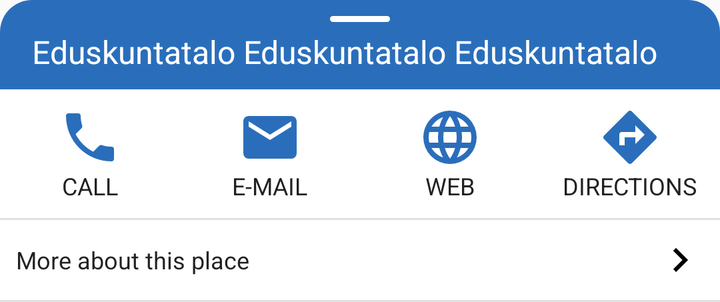
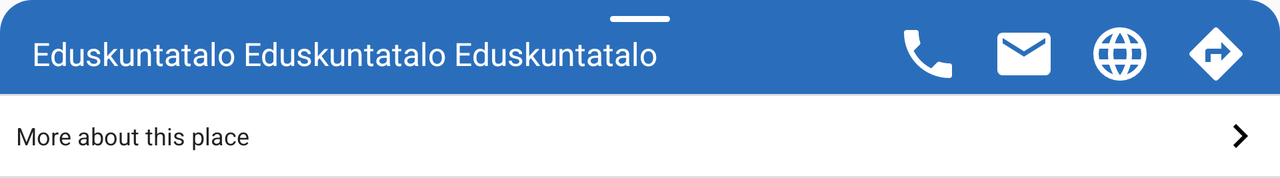

One screen, two layout resources from the same app: the default and the repository's alternative for another configuration. Each is rendered where Android would select it; the XML of both is given below.
<!-- AndroidManifest.xml: application theme AppTheme.NoActionBar -->
<!-- res/layout/view_bottom_sheet_header.xml -->
<?xml version="1.0" encoding="utf-8"?>
<LinearLayout xmlns:android="http://schemas.android.com/apk/res/android"
    xmlns:app="http://schemas.android.com/apk/res-auto"
    xmlns:tools="http://schemas.android.com/tools"
    android:id="@+id/view_peek"
    android:layout_width="match_parent"
    android:layout_height="wrap_content"
    android:background="@android:color/transparent"
    android:orientation="vertical">

    <TextView
        android:id="@+id/text_name"
        style="@style/BottomSheetHeaderTitle"
        android:layout_width="match_parent"
        android:layout_height="wrap_content"
        android:drawableTop="@drawable/background_bottom_sheet_more"
        android:drawablePadding="@dimen/margin_small"
        android:minHeight="@dimen/bottom_sheet_header_min_height"
        android:paddingTop="@dimen/margin"
        android:paddingBottom="@dimen/margin"
        tools:text="Eduskuntatalo Eduskuntatalo Eduskuntatalo" />

    <LinearLayout
        android:layout_width="match_parent"
        android:layout_height="wrap_content"
        android:background="@android:color/white"
        android:orientation="vertical">

        <LinearLayout
            android:id="@+id/layout_actions"
            android:layout_width="match_parent"
            android:layout_height="wrap_content"
            android:layout_marginTop="8dp"
            android:orientation="horizontal">

            
            <LinearLayout
                android:id="@+id/layout_action_phone"
                style="@style/BottomSheetActionLayout"
                tools:ignore="UseCompoundDrawables">

                <ImageView
                    style="@style/BottomSheetActionImage"
                    android:contentDescription="@null"
                    app:srcCompat="@drawable/ic_phone" />

                <TextView
                    style="@style/BottomSheetActionText"
                    android:text="@string/bottom_sheet_action_call" />

            </LinearLayout>

            
            <LinearLayout
                android:id="@+id/layout_action_email"
                style="@style/BottomSheetActionLayout"
                tools:ignore="UseCompoundDrawables">

                <ImageView
                    style="@style/BottomSheetActionImage"
                    android:contentDescription="@null"
                    app:srcCompat="@drawable/ic_email" />

                <TextView
                    style="@style/BottomSheetActionText"
                    android:text="@string/bottom_sheet_action_e_mail" />

            </LinearLayout>

            
            <LinearLayout
                android:id="@+id/layout_action_web"
                style="@style/BottomSheetActionLayout"
                tools:ignore="UseCompoundDrawables">

                <ImageView
                    style="@style/BottomSheetActionImage"
                    android:contentDescription="@null"
                    app:srcCompat="@drawable/ic_web" />

                <TextView
                    style="@style/BottomSheetActionText"
                    android:text="@string/bottom_sheet_action_web" />

            </LinearLayout>

            
            <LinearLayout
                android:id="@+id/layout_action_directions"
                style="@style/BottomSheetActionLayout"
                tools:ignore="UseCompoundDrawables">

                <ImageView
                    style="@style/BottomSheetActionImage"
                    android:contentDescription="@null"
                    app:srcCompat="@drawable/ic_directions" />

                <TextView
                    style="@style/BottomSheetActionText"
                    android:text="@string/bottom_sheet_action_directions" />

            </LinearLayout>

        </LinearLayout>

        <View
            android:id="@+id/view_divider_top"
            style="@style/Divider"
            android:layout_marginTop="8dp" />

        
        <LinearLayout
            android:id="@+id/layout_more"
            android:layout_width="match_parent"
            android:layout_height="wrap_content"
            android:background="?android:attr/selectableItemBackground"
            android:clickable="true"
            android:focusable="true"
            android:orientation="horizontal"
            android:padding="8dp">

            <TextView
                android:layout_width="0dp"
                android:layout_height="wrap_content"
                android:layout_gravity="center_vertical"
                android:layout_weight="1"
                android:gravity="center_vertical"
                android:text="@string/bottom_sheet_more"
                android:textSize="12sp" />

            <ImageView
                android:id="@+id/image_more_chevron"
                android:layout_width="wrap_content"
                android:layout_height="wrap_content"
                android:contentDescription="@null"
                app:srcCompat="@drawable/ic_chevron_right" />

        </LinearLayout>

        <View
            android:id="@+id/view_divider_bottom"
            style="@style/Divider" />

    </LinearLayout>

</LinearLayout>
<!-- resources referenced by this layout -->
<resources>
  <dimen name="bottom_sheet_header_min_height">40dp</dimen>
  <dimen name="margin">8dp</dimen>
  <dimen name="margin_small">4dp</dimen>
  <!-- drawable ic_chevron_right (drawable) -->
  <vector xmlns:android="http://schemas.android.com/apk/res/android"
      android:width="24dp"
      android:height="24dp"
      android:viewportHeight="24"
      android:viewportWidth="24">
      <path
          android:fillColor="#000"
          android:pathData="M8.59,16.58L13.17,12L8.59,7.41L10,6L16,12L10,18L8.59,16.58Z" />
  </vector>
  <!-- drawable ic_email (drawable) -->
  <vector xmlns:android="http://schemas.android.com/apk/res/android"
      android:width="32dp"
      android:height="32dp"
      android:viewportHeight="24"
      android:viewportWidth="24">
      <path
          android:fillColor="#000"
          android:pathData="M20,8L12,13L4,8V6L12,11L20,6M20,4H4C2.89,4 2,4.89 2,6V18A2,2 0 0,0 4,20H20A2,2 0 0,0 22,18V6C22,4.89 21.1,4 20,4Z" />
  </vector>
  <string name="bottom_sheet_action_call">CALL</string>
  <string name="bottom_sheet_action_directions">DIRECTIONS</string>
  <string name="bottom_sheet_action_e_mail">E-MAIL</string>
  <string name="bottom_sheet_action_web">WEB</string>
  <string name="bottom_sheet_more">More about this place</string>
  <style name="BottomSheetActionImage">
          <item name="android:layout_width">wrap_content</item>
          <item name="android:layout_height">wrap_content</item>
          <item name="android:layout_gravity">center_horizontal</item>
          <item name="android:tint">@color/colorPrimaryDark</item>
      </style>
  <style name="BottomSheetActionLayout">
          <item name="android:layout_width">0dp</item>
          <item name="android:layout_weight">1</item>
          <item name="android:layout_height">wrap_content</item>
          <item name="android:background">?android:attr/selectableItemBackground</item>
          <item name="android:clickable">true</item>
          <item name="android:focusable">true</item>
          <item name="android:orientation">vertical</item>
      </style>
  <style name="BottomSheetActionText">
          <item name="android:layout_width">wrap_content</item>
          <item name="android:layout_height">wrap_content</item>
          <item name="android:layout_gravity">center_horizontal</item>
          <item name="android:textSize">12sp</item>
      </style>
  <style name="BottomSheetHeaderTitle">
          <item name="android:background">@drawable/background_bottom_sheet_header</item>
          <item name="android:gravity">center_vertical|start</item>
          <item name="android:paddingEnd">16dp</item>
          <item name="android:paddingStart">16dp</item>
          <item name="android:textColor">@android:color/white</item>
          <item name="android:textSize">16sp</item>
      </style>
  <style name="Divider">
          <item name="android:layout_width">match_parent</item>
          <item name="android:layout_height">1dp</item>
          <item name="android:background">?android:attr/listDivider</item>
      </style>
  <style name="AppTheme.NoActionBar">
          <item name="windowActionBar">false</item>
          <item name="windowNoTitle">true</item>
      </style>
  <dimen name="bottom_sheet_corner_radius">16dp</dimen>
  <dimen name="bottom_sheet_more_width">30dp</dimen>
  <dimen name="bottom_sheet_more_height">3dp</dimen>
  <color name="colorPrimaryDark">#2a6ebb</color>
  <!-- drawable background_bottom_sheet_header (drawable) -->
  <?xml version="1.0" encoding="utf-8"?>
  <shape xmlns:android="http://schemas.android.com/apk/res/android"
      android:shape="rectangle">
  
      <corners
          android:topLeftRadius="@dimen/bottom_sheet_corner_radius"
          android:topRightRadius="@dimen/bottom_sheet_corner_radius" />
  
      <solid android:color="@color/colorPrimary" />
  
  </shape>
  <color name="colorPrimary">#2a6ebb</color>
</resources>
<!-- res/layout-land/view_bottom_sheet_header.xml (the repository's variant of the layout above) -->
<!-- drawn on the phone turned sideways -->
<?xml version="1.0" encoding="utf-8"?>
<LinearLayout xmlns:android="http://schemas.android.com/apk/res/android"
    xmlns:app="http://schemas.android.com/apk/res-auto"
    xmlns:tools="http://schemas.android.com/tools"
    android:id="@+id/view_peek"
    android:layout_width="match_parent"
    android:layout_height="wrap_content"
    android:orientation="vertical">

    <LinearLayout
        android:layout_width="match_parent"
        android:layout_height="wrap_content"
        android:background="@drawable/background_bottom_sheet_header"
        android:gravity="center"
        android:minHeight="@dimen/bottom_sheet_header_min_height"
        android:orientation="vertical">

        <View
            android:layout_width="@dimen/bottom_sheet_more_width"
            android:layout_height="@dimen/bottom_sheet_more_height"
            android:layout_marginTop="@dimen/margin"
            android:background="@drawable/background_bottom_sheet_more" />

        <LinearLayout
            android:id="@+id/layout_actions"
            android:layout_width="match_parent"
            android:layout_height="wrap_content"
            android:layout_marginBottom="@dimen/margin_small"
            android:gravity="center"
            android:orientation="horizontal"
            android:paddingEnd="8dp"
            tools:ignore="RtlSymmetry">

            <TextView
                android:id="@+id/text_name"
                android:layout_width="0dp"
                android:layout_height="wrap_content"
                android:layout_weight="1"
                android:ellipsize="end"
                android:lines="1"
                android:paddingStart="16dp"
                android:paddingEnd="16dp"
                android:singleLine="true"
                android:textColor="@android:color/white"
                android:textSize="16sp"
                tools:text="Eduskuntatalo Eduskuntatalo Eduskuntatalo" />

            <ImageView
                android:id="@+id/layout_action_phone"
                style="@style/ActionItemLandscape"
                android:layout_width="wrap_content"
                android:layout_height="wrap_content"
                android:contentDescription="@null"
                app:srcCompat="@drawable/ic_phone" />

            <ImageView
                android:id="@+id/layout_action_email"
                style="@style/ActionItemLandscape"
                android:layout_width="wrap_content"
                android:layout_height="wrap_content"
                android:contentDescription="@null"
                app:srcCompat="@drawable/ic_email" />

            <ImageView
                android:id="@+id/layout_action_web"
                style="@style/ActionItemLandscape"
                android:layout_width="wrap_content"
                android:layout_height="wrap_content"
                android:contentDescription="@null"
                app:srcCompat="@drawable/ic_web" />

            <ImageView
                android:id="@+id/layout_action_directions"
                style="@style/ActionItemLandscape"
                android:layout_width="wrap_content"
                android:layout_height="wrap_content"
                android:contentDescription="@null"
                app:srcCompat="@drawable/ic_directions" />

        </LinearLayout>

    </LinearLayout>

    <LinearLayout
        android:layout_width="match_parent"
        android:layout_height="wrap_content"
        android:background="@android:color/white"
        android:orientation="vertical">

        <View
            android:id="@+id/view_divider_top"
            style="@style/Divider"
            app:layout_constraintTop_toBottomOf="@id/layout_actions" />

        
        <LinearLayout
            android:id="@+id/layout_more"
            android:layout_width="match_parent"
            android:layout_height="wrap_content"
            android:background="?android:attr/selectableItemBackground"
            android:clickable="true"
            android:focusable="true"
            android:orientation="horizontal"
            android:padding="8dp"
            app:layout_constraintTop_toBottomOf="@id/view_divider_top">

            <TextView
                android:layout_width="0dp"
                android:layout_height="wrap_content"
                android:layout_gravity="center_vertical"
                android:layout_weight="1"
                android:gravity="center_vertical"
                android:text="@string/bottom_sheet_more"
                android:textSize="12sp" />

            <ImageView
                android:id="@+id/image_more_chevron"
                android:layout_width="wrap_content"
                android:layout_height="wrap_content"
                android:contentDescription="@null"
                app:srcCompat="@drawable/ic_chevron_right" />

        </LinearLayout>

        <View
            android:id="@+id/view_divider_bottom"
            style="@style/Divider"
            app:layout_constraintTop_toBottomOf="@id/layout_more" />

    </LinearLayout>

</LinearLayout>
<!-- resources referenced by the variant -->
<!-- as the phone turned sideways resolves them -->
<resources>
  <dimen name="bottom_sheet_header_min_height">40dp</dimen>
  <dimen name="bottom_sheet_more_height">3dp</dimen>
  <dimen name="bottom_sheet_more_width">30dp</dimen>
  <dimen name="margin">8dp</dimen>
  <dimen name="margin_small">4dp</dimen>
  <!-- drawable background_bottom_sheet_header (drawable) -->
  <?xml version="1.0" encoding="utf-8"?>
  <shape xmlns:android="http://schemas.android.com/apk/res/android"
      android:shape="rectangle">
  
      <corners
          android:topLeftRadius="@dimen/bottom_sheet_corner_radius"
          android:topRightRadius="@dimen/bottom_sheet_corner_radius" />
  
      <solid android:color="@color/colorPrimary" />
  
  </shape>
  <!-- drawable ic_chevron_right (drawable) -->
  <vector xmlns:android="http://schemas.android.com/apk/res/android"
      android:width="24dp"
      android:height="24dp"
      android:viewportHeight="24"
      android:viewportWidth="24">
      <path
          android:fillColor="#000"
          android:pathData="M8.59,16.58L13.17,12L8.59,7.41L10,6L16,12L10,18L8.59,16.58Z" />
  </vector>
  <!-- drawable ic_directions (drawable) -->
  <vector xmlns:android="http://schemas.android.com/apk/res/android"
      android:width="32dp"
      android:height="32dp"
      android:viewportHeight="24"
      android:viewportWidth="24">
      <path
          android:fillColor="#000"
          android:pathData="M14,14.5V12H10V15H8V11A1,1 0 0,1 9,10H14V7.5L17.5,11M21.71,11.29L12.71,2.29H12.7C12.31,1.9 11.68,1.9 11.29,2.29L2.29,11.29C1.9,11.68 1.9,12.32 2.29,12.71L11.29,21.71C11.68,22.09 12.31,22.1 12.71,21.71L21.71,12.71C22.1,12.32 22.1,11.68 21.71,11.29Z" />
  </vector>
  <!-- drawable ic_email (drawable) -->
  <vector xmlns:android="http://schemas.android.com/apk/res/android"
      android:width="32dp"
      android:height="32dp"
      android:viewportHeight="24"
      android:viewportWidth="24">
      <path
          android:fillColor="#000"
          android:pathData="M20,8L12,13L4,8V6L12,11L20,6M20,4H4C2.89,4 2,4.89 2,6V18A2,2 0 0,0 4,20H20A2,2 0 0,0 22,18V6C22,4.89 21.1,4 20,4Z" />
  </vector>
  <!-- drawable ic_phone (drawable) -->
  <vector xmlns:android="http://schemas.android.com/apk/res/android"
      android:width="32dp"
      android:height="32dp"
      android:viewportHeight="24"
      android:viewportWidth="24">
      <path
          android:fillColor="#000"
          android:pathData="M6.62,10.79C8.06,13.62 10.38,15.94 13.21,17.38L15.41,15.18C15.69,14.9 16.08,14.82 16.43,14.93C17.55,15.3 18.75,15.5 20,15.5A1,1 0 0,1 21,16.5V20A1,1 0 0,1 20,21A17,17 0 0,1 3,4A1,1 0 0,1 4,3H7.5A1,1 0 0,1 8.5,4C8.5,5.25 8.7,6.45 9.07,7.57C9.18,7.92 9.1,8.31 8.82,8.59L6.62,10.79Z" />
  </vector>
  <string name="bottom_sheet_more">More about this place</string>
  <style name="ActionItemLandscape">
          <item name="android:tint">@android:color/white</item>
          <item name="android:paddingStart">8dp</item>
          <item name="android:paddingEnd">8dp</item>
          <item name="android:clickable">true</item>
          <item name="android:focusable">true</item>
          <item name="android:background">?android:attr/selectableItemBackground</item>
      </style>
  <style name="Divider">
          <item name="android:layout_width">match_parent</item>
          <item name="android:layout_height">1dp</item>
          <item name="android:background">?android:attr/listDivider</item>
      </style>
  <!-- from res/values-land-v21/ -->
  <style name="AppTheme.NoActionBar">
          <item name="windowActionBar">false</item>
          <item name="windowNoTitle">true</item>
          <item name="android:windowFullscreen">true</item>
          <item name="android:navigationBarColor">@android:color/transparent</item>
      </style>
  <dimen name="bottom_sheet_corner_radius">16dp</dimen>
  <color name="colorPrimary">#2a6ebb</color>
</resources>
